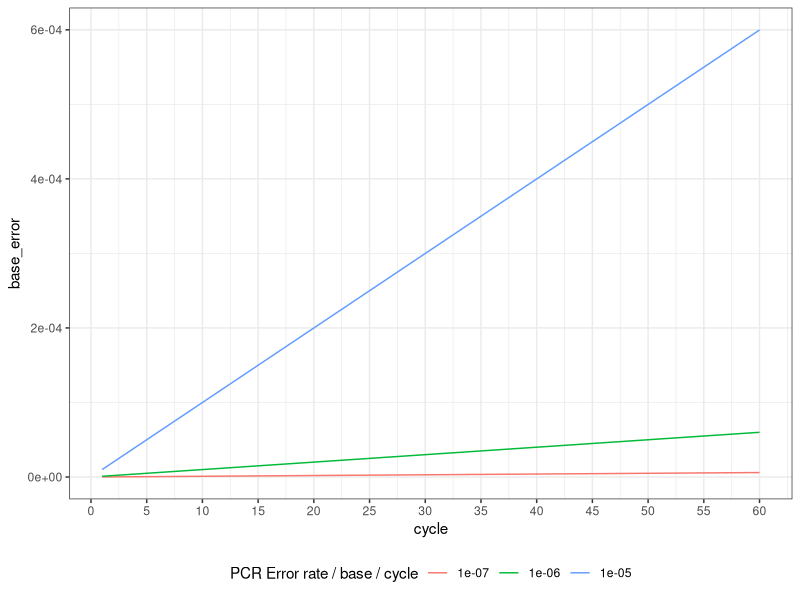
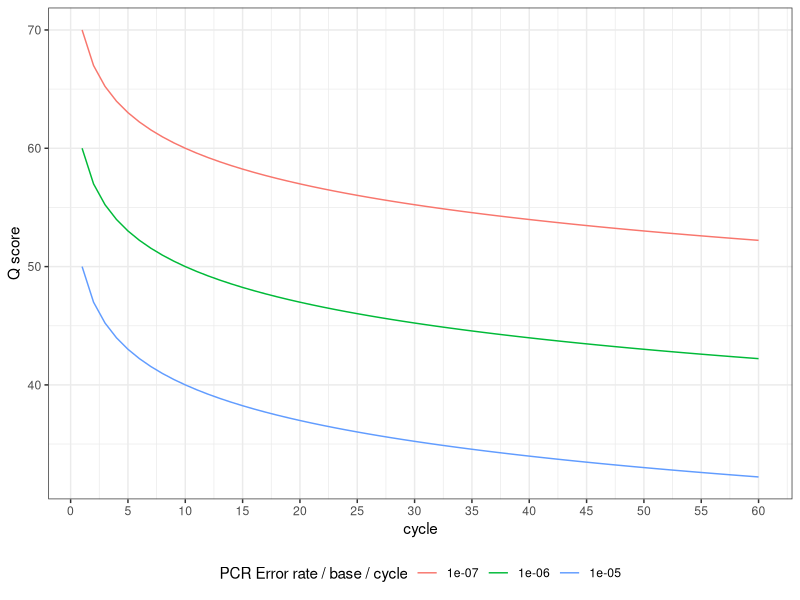

R code for these plots, in order:
library(data.table)
library(ggplot2)
library(plyr)
library(magrittr)
library(readr)
library(stringr)

cycle = 1:60

error_p = c(1e-5, 1e-6, 1e-7)

d = lapply(error_p, function(x){
    base_error = 1 - (1-x)^cycle
    data.table(
        error_rate = x,
        cycle = cycle,
        base_error = base_error
        )
}) %>% rbindlist

ggplot(d) + aes(x = cycle, y = base_error, color = factor(error_rate)) + geom_line() + 
    scale_x_continuous(breaks = seq(0, 60, 5)) + theme_bw() + theme(legend.position = "bottom") +
    labs(color = "PCR Error rate / base / cycle")

ggplot(d) + aes(x = cycle, y = -10 * log10(base_error), color = factor(error_rate)) + geom_line() + 
    scale_x_continuous(breaks = seq(0, 60, 5)) + theme_bw() + theme(legend.position = "bottom") +
    labs(color = "PCR Error rate / base / cycle", y = "Q score")


